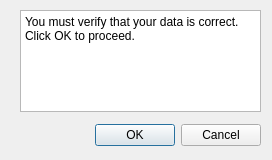
<?xml version="1.0" encoding="UTF-8"?>
<ui version="4.0">
 <class>Dialog</class>
 <widget class="QDialog" name="Dialog">
  <property name="geometry">
   <rect>
    <x>0</x>
    <y>0</y>
    <width>272</width>
    <height>160</height>
   </rect>
  </property>
  <property name="windowTitle">
   <string>Dialog</string>
  </property>
  <widget class="QDialogButtonBox" name="buttonBox">
   <property name="geometry">
    <rect>
     <x>20</x>
     <y>120</y>
     <width>241</width>
     <height>30</height>
    </rect>
   </property>
   <property name="minimumSize">
    <size>
     <width>200</width>
     <height>30</height>
    </size>
   </property>
   <property name="standardButtons">
    <set>QDialogButtonBox::Cancel|QDialogButtonBox::Ok</set>
   </property>
  </widget>
  <widget class="QWidget" name="gridLayoutWidget">
   <property name="geometry">
    <rect>
     <x>20</x>
     <y>10</y>
     <width>241</width>
     <height>102</height>
    </rect>
   </property>
   <layout class="QGridLayout" name="verify_grid" rowminimumheight="0" columnminimumwidth="0">
    <item row="0" column="0">
     <widget class="QPlainTextEdit" name="verify_pte">
      <property name="minimumSize">
       <size>
        <width>200</width>
        <height>100</height>
       </size>
      </property>
      <property name="readOnly">
       <bool>true</bool>
      </property>
      <property name="plainText">
       <string>You must verify that your data is correct.  Click OK to proceed.</string>
      </property>
     </widget>
    </item>
   </layout>
  </widget>
 </widget>
 <resources/>
 <connections/>
</ui>
